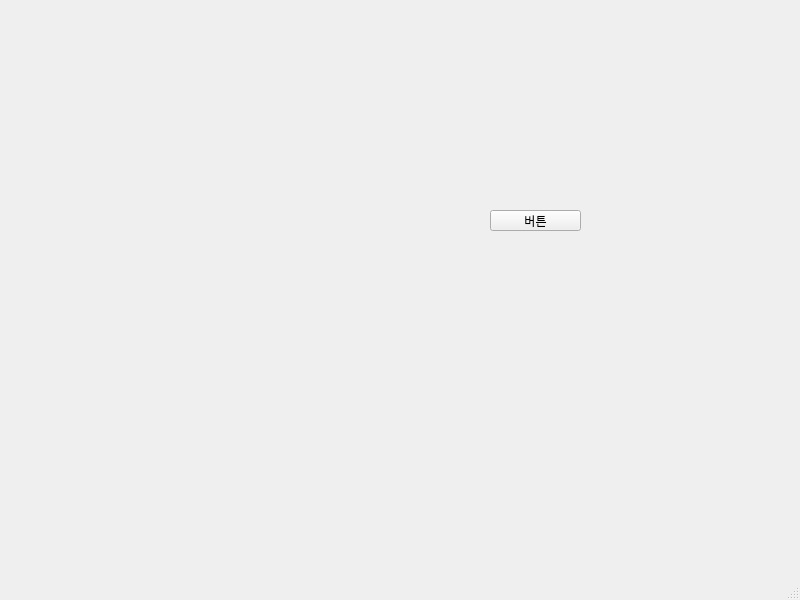
<?xml version="1.0" encoding="UTF-8"?>
<ui version="4.0">
 <class>MainWindow</class>
 <widget class="QMainWindow" name="MainWindow">
  <property name="geometry">
   <rect>
    <x>0</x>
    <y>0</y>
    <width>800</width>
    <height>600</height>
   </rect>
  </property>
  <property name="windowTitle">
   <string>MainWindow</string>
  </property>
  <widget class="QWidget" name="centralwidget">
   <widget class="QPushButton" name="pig">
    <property name="geometry">
     <rect>
      <x>490</x>
      <y>210</y>
      <width>91</width>
      <height>21</height>
     </rect>
    </property>
    <property name="text">
     <string>버튼</string>
    </property>
   </widget>
   <widget class="QLabel" name="label">
    <property name="geometry">
     <rect>
      <x>130</x>
      <y>210</y>
      <width>56</width>
      <height>12</height>
     </rect>
    </property>
    <property name="text">
     <string/>
    </property>
   </widget>
  </widget>
  <widget class="QMenuBar" name="menubar">
   <property name="geometry">
    <rect>
     <x>0</x>
     <y>0</y>
     <width>800</width>
     <height>21</height>
    </rect>
   </property>
  </widget>
  <widget class="QStatusBar" name="statusbar"/>
 </widget>
 <resources/>
 <connections/>
</ui>
